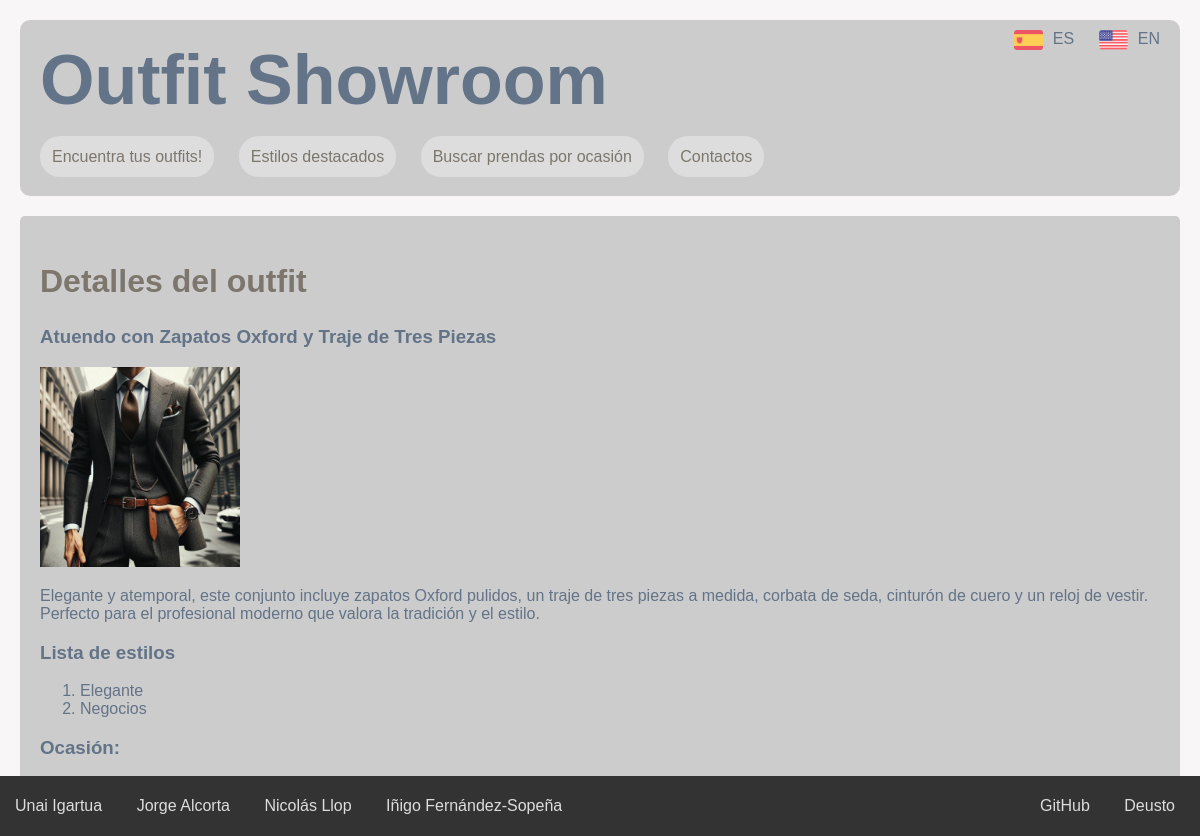
Screenshot of /outfit/1 with the database file from the repository.
### appOutfitShowroom/models.py (models this page shows, shortened)
class Outfit(models.Model):
    def get_nombre(self):
        return self.nombre_en if get_language() == 'en' else self.nombre
    def get_descripcion(self):
        return self.descripcion_en if get_language() == 'en' else self.descripcion
    nombre = models.CharField(max_length=200)
    nombre_en = models.CharField(max_length=200, blank=True)
    descripcion = models.TextField(max_length=700)
    descripcion_en = models.TextField(max_length=700, blank=True)
    ocasion = models.ForeignKey(Ocasion, on_delete=models.CASCADE)
    estilos = models.ManyToManyField(Estilo)
    precio = models.IntegerField(default=0)
    autor = models.CharField(max_length=25, blank=True)
    imagen = models.ImageField(upload_to='static/img',blank=True,null=True,verbose_name='Image')
    fecha = models.DateTimeField(auto_now_add=True)

class Estilo(models.Model):
    def get_nombre(self):
        return self.nombre_en if get_language() == 'en' else self.nombre
    nombre = models.CharField(max_length=50)
    nombre_en = models.CharField(max_length=50, blank=True)

### appOutfitShowroom/views.py (the view)
# urls.py: path('outfit/<int:pk>', views.OutfitDetailView.as_view(), name='detalle_outfit'),
class OutfitDetailView(DetailView):
    model = Outfit
    template_name = "outfit.html"
    def get_context_data(self, **kwargs):
        context = super(OutfitDetailView, self).get_context_data(**kwargs)
        context["titulo_pagina"] = 'Detalles del outfit'
        return context

### appOutfitShowroom/models.py (called while the page is built)
    def __str__(self):
        return self.nombre

### appOutfitShowroom/templates/outfit.html
{% extends "base.html" %}
{% load static %}
{%load i18n%}
{% block contenido %}
<h2>{% trans "Detalles del outfit" %}</h2>
{% if outfit %}
    <h3>{{ outfit.get_nombre}}</h3>
	<img  alt="{{ outfit.imagen.name }}"  src="{% static outfit.imagen.name %}" width="200" height="200">
	<p>{{ outfit.get_descripcion}}</p>
	<h3>{% trans "Lista de estilos" %}</h3>
	{% if outfit.estilos.all %}
		<ol>
		{% for e in outfit.estilos.all %}
			<li>
				<a href="{% url 'detalle_estilo' e.id %}">{{ e.get_nombre}}</a>
			</li>
		{% endfor %}
		</ol>
	{% else %}
		<p>{% trans "No tiene estilos asociados." %}</p>
	{% endif %}
    {% if outfit.ocasion %}
        <h3>{% trans "Ocasión: " %}</h3><a href="{% url 'detalle_ocasion' outfit.ocasion.id %}">{{outfit.ocasion}}</a>
    {% endif %}
{% else %}
    <p>{% trans "No existe este outfit." %}</p>
{% endif %}
{% endblock %}

### appOutfitShowroom/static/css/estilos.css (style rules this page uses)
:root { margin: 0; padding: 0; --primary-color: #f9f6f8; --secondary-color: #CCCCCC; --secondary-off-color: #DDDDDD; --accent-color: #7c766d; --text-color: #637388; --border-color: #333; }
body { margin: 0; padding: 0; font-family: 'Arial', sans-serif; background-color: var(--primary-color); color: var(--text-color); }
a { color: var(--text-color); text-decoration: none; }
h2 { font-size: 32px; color: var(--accent-color); }

### rows the page displays
Outfit: get_nombre "Atuendo con Zapatos Oxford y Traje de Tres Piezas", imagen.name (picture), get_descripcion "Elegante y atemporal, este conjunto incluye zapatos Oxford pulidos, un traje de tres piezas a medida, corbata de seda, cinturón de cuero y un reloj de vestir. Perfecto para el profesional moderno que valora la tradición y el estilo."
Estilo: get_nombre "Elegante"
Estilo: get_nombre "Negocios"
